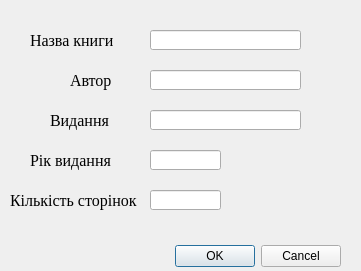
<?xml version="1.0" encoding="UTF-8"?>
<ui version="4.0">
 <class>AddBook</class>
 <widget class="QDialog" name="AddBook">
  <property name="geometry">
   <rect>
    <x>0</x>
    <y>0</y>
    <width>361</width>
    <height>271</height>
   </rect>
  </property>
  <property name="minimumSize">
   <size>
    <width>361</width>
    <height>271</height>
   </size>
  </property>
  <property name="windowTitle">
   <string>Dialog</string>
  </property>
  <widget class="QDialogButtonBox" name="buttonBox">
   <property name="geometry">
    <rect>
     <x>0</x>
     <y>240</y>
     <width>341</width>
     <height>32</height>
    </rect>
   </property>
   <property name="orientation">
    <enum>Qt::Horizontal</enum>
   </property>
   <property name="standardButtons">
    <set>QDialogButtonBox::Cancel|QDialogButtonBox::Ok</set>
   </property>
  </widget>
  <widget class="QLineEdit" name="NameBook">
   <property name="geometry">
    <rect>
     <x>150</x>
     <y>30</y>
     <width>151</width>
     <height>20</height>
    </rect>
   </property>
  </widget>
  <widget class="QLabel" name="label">
   <property name="geometry">
    <rect>
     <x>30</x>
     <y>30</y>
     <width>101</width>
     <height>20</height>
    </rect>
   </property>
   <property name="font">
    <font>
     <family>Times New Roman</family>
     <pointsize>12</pointsize>
     <weight>50</weight>
     <bold>false</bold>
    </font>
   </property>
   <property name="text">
    <string>Назва книги</string>
   </property>
  </widget>
  <widget class="QLabel" name="label_2">
   <property name="geometry">
    <rect>
     <x>70</x>
     <y>70</y>
     <width>71</width>
     <height>20</height>
    </rect>
   </property>
   <property name="font">
    <font>
     <family>Times New Roman</family>
     <pointsize>12</pointsize>
    </font>
   </property>
   <property name="text">
    <string>Автор</string>
   </property>
  </widget>
  <widget class="QLabel" name="label_3">
   <property name="geometry">
    <rect>
     <x>50</x>
     <y>110</y>
     <width>71</width>
     <height>20</height>
    </rect>
   </property>
   <property name="font">
    <font>
     <family>Times New Roman</family>
     <pointsize>12</pointsize>
    </font>
   </property>
   <property name="text">
    <string>Видання</string>
   </property>
  </widget>
  <widget class="QLabel" name="label_4">
   <property name="geometry">
    <rect>
     <x>30</x>
     <y>150</y>
     <width>91</width>
     <height>20</height>
    </rect>
   </property>
   <property name="font">
    <font>
     <family>Times New Roman</family>
     <pointsize>12</pointsize>
    </font>
   </property>
   <property name="text">
    <string>Рік видання</string>
   </property>
  </widget>
  <widget class="QLabel" name="label_5">
   <property name="geometry">
    <rect>
     <x>10</x>
     <y>190</y>
     <width>131</width>
     <height>21</height>
    </rect>
   </property>
   <property name="font">
    <font>
     <family>Times New Roman</family>
     <pointsize>12</pointsize>
    </font>
   </property>
   <property name="text">
    <string>Кількість сторінок</string>
   </property>
  </widget>
  <widget class="QLineEdit" name="Author">
   <property name="geometry">
    <rect>
     <x>150</x>
     <y>70</y>
     <width>151</width>
     <height>20</height>
    </rect>
   </property>
  </widget>
  <widget class="QLineEdit" name="NameEdition">
   <property name="geometry">
    <rect>
     <x>150</x>
     <y>110</y>
     <width>151</width>
     <height>20</height>
    </rect>
   </property>
  </widget>
  <widget class="QLineEdit" name="YearOfPublication">
   <property name="geometry">
    <rect>
     <x>150</x>
     <y>150</y>
     <width>71</width>
     <height>20</height>
    </rect>
   </property>
  </widget>
  <widget class="QLineEdit" name="NumberOfPages">
   <property name="geometry">
    <rect>
     <x>150</x>
     <y>190</y>
     <width>71</width>
     <height>20</height>
    </rect>
   </property>
  </widget>
 </widget>
 <resources/>
 <connections>
  <connection>
   <sender>buttonBox</sender>
   <signal>accepted()</signal>
   <receiver>AddBook</receiver>
   <slot>accept()</slot>
   <hints>
    <hint type="sourcelabel">
     <x>248</x>
     <y>254</y>
    </hint>
    <hint type="destinationlabel">
     <x>157</x>
     <y>274</y>
    </hint>
   </hints>
  </connection>
  <connection>
   <sender>buttonBox</sender>
   <signal>rejected()</signal>
   <receiver>AddBook</receiver>
   <slot>reject()</slot>
   <hints>
    <hint type="sourcelabel">
     <x>316</x>
     <y>260</y>
    </hint>
    <hint type="destinationlabel">
     <x>286</x>
     <y>274</y>
    </hint>
   </hints>
  </connection>
 </connections>
</ui>
